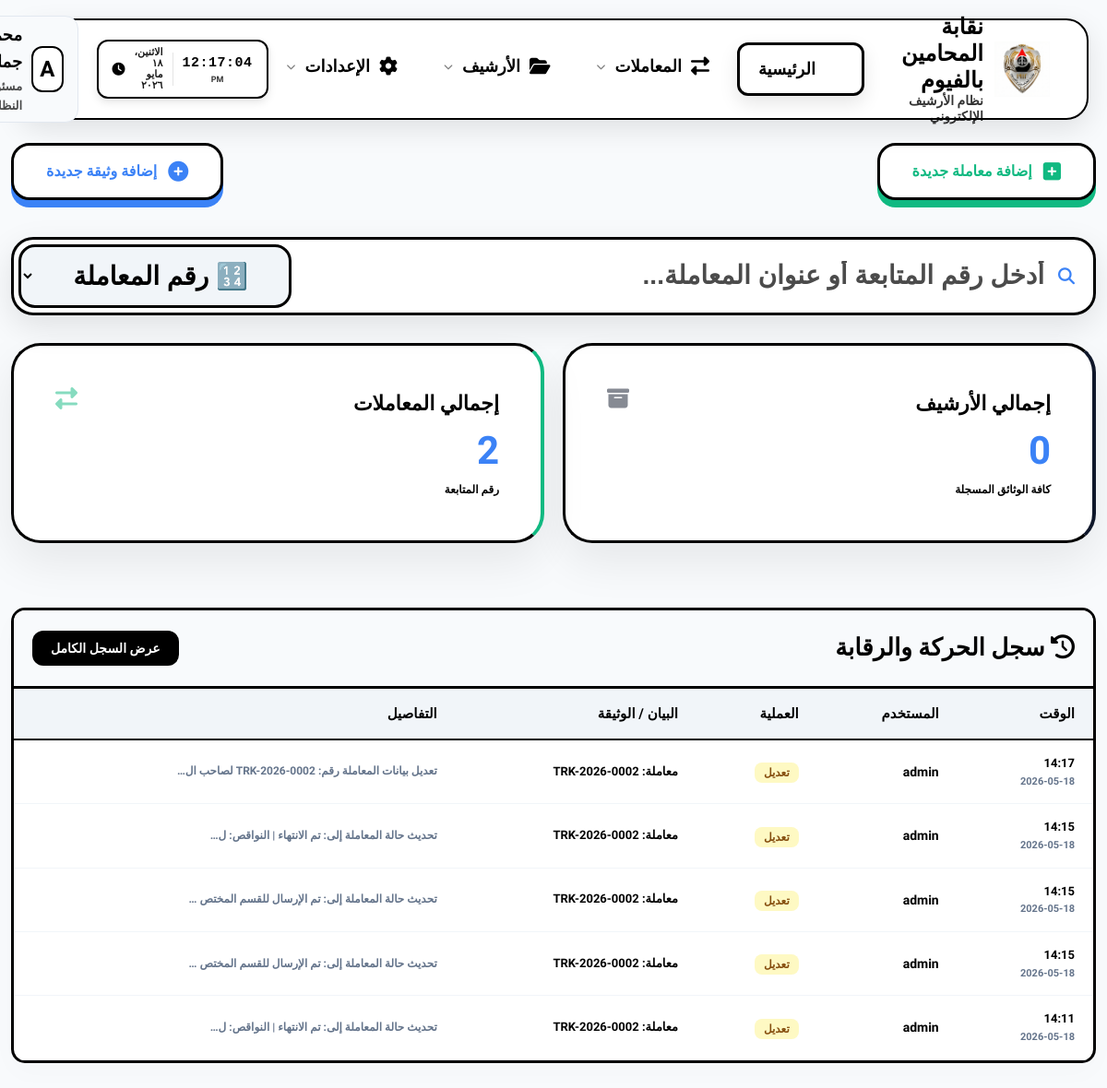
The page /dashboard/ (signed in) on the database its author committed.
### eams/models.py (models this page shows, shortened)
class Profile(models.Model):
    ROLE_CHOICES = (
        ('admin', 'مدير نظام'),
        ('employee', 'موظف'),
        ('viewer', 'مشاهد'),
    )
    user = models.OneToOneField(User, on_delete=models.CASCADE, related_name='profile')
    full_name = models.CharField(max_length=255, blank=True, null=True, verbose_name="الاسم بالكامل")
    job_title = models.CharField(max_length=255, blank=True, null=True, verbose_name="الوظيفة")
    department = models.CharField(max_length=255, blank=True, null=True, verbose_name="القسم")
    raw_password = models.CharField(max_length=255, blank=True, null=True, verbose_name="كلمة المرور الحالية (للمدير)")
    access_incoming = models.BooleanField(default=True, verbose_name="الأرشيف الوارد")
    access_outgoing = models.BooleanField(default=True, verbose_name="الأرشيف الصادر")
    access_internal = models.BooleanField(default=True, verbose_name="البريد الداخلي")
    access_reports = models.BooleanField(default=False, verbose_name="التقارير الإحصائية")
    access_categories = models.BooleanField(default=False, verbose_name="إدارة الأقسام")
    access_audit = models.BooleanField(default=False, verbose_name="سجل التحركات")
    access_users = models.BooleanField(default=False, verbose_name="إدارة المستخدمين")

class AuditLog(models.Model):
    ACTION_CHOICES = (
        ('upload', 'رفع'),
        ('edit', 'تعديل'),
        ('delete', 'حذف'),
        ('view', 'عرض'),
    )
    user = models.ForeignKey(User, on_delete=models.SET_NULL, null=True, verbose_name="المستخدم")
    action = models.CharField(max_length=20, choices=ACTION_CHOICES, verbose_name="العملية")
    document_title = models.CharField(max_length=255, verbose_name="عنوان الوثيقة")
    timestamp = models.DateTimeField(auto_now_add=True, verbose_name="الوقت")
    details = models.TextField(blank=True, null=True, verbose_name="التفاصيل")

### eams/views.py (the view)
# urls.py: path('', RedirectView.as_view(url='dashboard/', permanent=True)),
@login_required
def dashboard(request):
    total_docs = Document.objects.count()
    incoming_count = Document.objects.filter(doc_type='incoming').count()
    outgoing_count = Document.objects.filter(doc_type='outgoing').count()
    internal_count = Document.objects.filter(doc_type='internal').count()
    recent_docs = Document.objects.order_by('-uploaded_at')[:5]
    categories = Category.objects.annotate(doc_count=Count('documents')).order_by('-doc_count')[:5]
    activities = AuditLog.objects.order_by('-timestamp')[:5]
    context = {
        'total_docs': total_docs,
        'total_transactions': Transaction.objects.count(),
        'recent_docs': recent_docs,
        'categories': categories,
        'activities': activities,
    }
    return render(request, 'eams/dashboard.html', context)

### templates/eams/dashboard.html (shortened to what this page needs)
{% extends 'base.html' %}
{% block content %}
<div class="fade-in">
    <div class="dashboard-header" style="display: flex; justify-content: space-between; align-items: center; margin-bottom: 40px; flex-wrap: wrap; gap: 20px;">
        <a href="{% url 'transaction_create' %}" class="quick-action-btn btn-transaction-pro">
            <i class="fas fa-plus-square"></i> إضافة معاملة جديدة
        </a>
        <a href="{% url 'document_create' %}" class="quick-action-btn btn-document-pro">
            <i class="fas fa-plus-circle"></i> إضافة وثيقة جديدة
        </a>
    </div>
    <div style="margin-bottom: 30px; position: relative;" id="live-search-wrapper">
        <div class="search-box-container" style="display: flex; align-items: center; gap: 0; background: #fff; border: 3px solid #000000; border-radius: 24px; padding: 5px; box-shadow: 0 12px 35px rgba(0,0,0,0.1); transition: all 0.3s;" id="search-box-container">
            <div style="flex: 1; display: flex; align-items: center; gap: 15px; padding: 0 15px;">
                <i class="fas fa-search" style="color: var(--accent-color); font-size: 18px;"></i>
                <input type="text" id="live-search-input"
                    placeholder="أدخل رقم المتابعة أو عنوان المعاملة..."
                    style="border: none; outline: none; flex-grow: 1; font-size: 28px; background: transparent; color: #000000 !important; font-weight: 900;"
                    autocomplete="off">
            </div>
            <select id="search-type-select" style="background: #f1f5f9 !important; border: 3px solid #000 !important; border-radius: 18px; padding: 15px 40px; font-weight: 900; font-size: 28px; color: #000 !important; cursor: pointer; outline: none; margin-right: 10px; height: auto;">
                <option value="transaction" style="background: #fff; color: #000;" selected>🔢 رقم المعاملة</option>
            </select>
        </div>
    </div>
    {% if request.user.profile.access_users %}
    <div class="stats-grid"
         hx-get="{% url 'dashboard_stats_partial' %}"
         hx-trigger="every 10s"
         hx-swap="innerHTML"
         style="display: grid; grid-template-columns: repeat(auto-fit, minmax(200px, 1fr)); gap: 20px; margin-bottom: 30px;">
        {% include 'eams/partials/stats.html' %}
    </div>
    <div class="data-container table-responsive" style="margin-top: 30px; border: 3px solid #000; padding: 0;">
        <div style="background: #f8fafc; padding: 20px; border-bottom: 3px solid #000; display: flex; justify-content: space-between; align-items: center;">
            <h2 style="font-weight: 900; margin: 0; font-size: 24px;"><i class="fas fa-history"></i> سجل الحركة والرقابة</h2>
            <a href="{% url 'audit_log' %}" style="text-decoration: none; background: #000; color: #fff; padding: 8px 20px; border-radius: 12px; font-weight: 800; font-size: 14px;">عرض السجل الكامل</a>
        </div>
        <table style="width: 100%; border-collapse: collapse; min-width: 800px;">
            <thead style="background: #f1f5f9; border-bottom: 2px solid #000;">
                <tr>
                    <th style="padding: 15px 20px; text-align: right; font-weight: 900;">الوقت</th>
                    <th style="padding: 15px 20px; text-align: right; font-weight: 900;">المستخدم</th>
                    <th style="padding: 15px 20px; text-align: right; font-weight: 900;">العملية</th>
                    <th style="padding: 15px 20px; text-align: right; font-weight: 900;">البيان / الوثيقة</th>
                    <th style="padding: 15px 20px; text-align: right; font-weight: 900;">التفاصيل</th>
                </tr>
            </thead>
            <tbody hx-get="{% url 'dashboard_activities_partial' %}" hx-trigger="every 10s" hx-swap="innerHTML">
                {% include 'eams/partials/activities.html' %}
            </tbody>
        </table>
    </div>
    {% endif %}
</div>
{% endblock %}

### templates/base.html (shortened to what this page needs)
{% load static %}
<!DOCTYPE html>
<html lang="ar" dir="rtl">
<head>
    <link rel="stylesheet" href="https://cdnjs.cloudflare.com/ajax/libs/font-awesome/6.4.0/css/all.min.css">
    <link rel="stylesheet" href="https://unpkg.com/nprogress@0.2.0/nprogress.css">
    <link rel="stylesheet" href="{% static 'css/style.css' %}?v=11">
</head>
<body class="js-loading">
    <div class="topnav-container">
        <nav class="topnav">
            <a href="{% url 'dashboard' %}" class="topnav-brand" style="text-decoration: none;">
                <div class="logo-container">
                    <img src="{% static 'Gemini_Generated_Image_ekeq1aekeq1aekeq.png' %}" alt="Logo" class="main-logo">
                </div>
                <div class="brand-text">
                    <span class="main-title">نقابة المحامين بالفيوم</span>
                    <span class="sub-title">نظام الأرشيف الإلكتروني</span>
                </div>
            </a>
            <ul class="topnav-links">
                <li>
                    <a href="{% url 'dashboard' %}"
                        class="nav-link {% if request.resolver_match.url_name == 'dashboard' %}active{% endif %}">
                        <i class="fas fa-th-large"></i>
                        <span>الرئيسية</span>
                    </a>
                </li>
                <li class="has-dropdown">
                    <a href="#"
                        class="nav-link {% if 'transaction' in request.resolver_match.url_name %}active{% endif %}">
                        <i class="fas fa-exchange-alt"></i>
                        <span>المعاملات</span>
                        <i class="fas fa-chevron-down" style="font-size: 10px; opacity: 0.5;"></i>
                    </a>
                </li>
                <li class="has-dropdown">
                    <a href="#"
                        class="nav-link {% if request.resolver_match.url_name == 'document_list' %}active{% endif %}">
                        <i class="fas fa-folder-open"></i>
                        <span>الأرشيف</span>
                        <i class="fas fa-chevron-down" style="font-size: 10px; opacity: 0.5;"></i>
                    </a>
                </li>
                <li class="has-dropdown">
                    <a href="#" class="nav-link">
                        <i class="fas fa-cog"></i>
                        <span>الإعدادات</span>
                        <i class="fas fa-chevron-down" style="font-size: 10px; opacity: 0.5;"></i>
                    </a>
                </li>
            </ul>
            <div class="topnav-right" style="display: flex; align-items: center; gap: 20px;">
                <div class="live-clock-container"
                    style="background: #ffffff; color: #000000; padding: 6px 15px; border-radius: 12px; display: flex; align-items: center; gap: 10px; box-shadow: 0 4px 10px rgba(0,0,0,0.1); border: 2px solid #000000;">
                    <div style="text-align: center; border-left: 1px solid rgba(0,0,0,0.1); padding-left: 10px;">
                        <div id="live-time"
                            style="font-size: 15px; font-weight: 900; letter-spacing: 0.5px; color: #000000;">00:00:00
                        </div>
                        <div id="live-period"
                            style="font-size: 9px; font-weight: 800; opacity: 0.8; margin-top: -2px; color: #000000;">AM
                        </div>
                    </div>
                    <div id="live-date"
                        style="font-size: 11px; font-weight: 800; opacity: 0.9; text-align: right; line-height: 1.1; color: #000000;">
                        --/--/----</div>
                    <i class="fas fa-clock" style="font-size: 14px; color: #000000; animation: pulse 2s infinite;"></i>
                </div>
                <div class="user-profile has-dropdown">
                    <div class="user-avatar">{{ request.user.username|first|upper }}</div>
                    <div class="user-meta">
                        <span class="user-name">{{ request.user.profile.full_name|default:request.user.username }}</span>
                        <span class="user-role">{{ request.user.profile.job_title|default:'موظف النظام' }}</span>
                    </div>
                </div>
            </div>
        </nav>
    </div>
    <div class="main-content" id="main-content">
        {% block content %}{% endblock %}
    </div>
</body>
</html>

### templates/eams/partials/activities.html
{% for log in activities %}
<tr style="border-bottom: 1px solid #f1f5f9;">
    <td style="padding: 15px 20px;">
        <div style="font-weight: 900; color: #000; font-size: 13px;">{{ log.timestamp|date:"H:i" }}</div>
        <div style="font-size: 11px; color: #64748b; font-weight: 700;">{{ log.timestamp|date:"Y-m-d" }}</div>
    </td>
    <td style="padding: 15px 20px; font-weight: 800; font-size: 14px; color: #000;">{{ log.user.username }}</td>
    <td style="padding: 15px 20px;">
        {% if log.action == 'upload' %}
        <span style="background: #dcfce7; color: #166534; padding: 4px 10px; border-radius: 8px; font-size: 12px; font-weight: 900;">{{ log.get_action_display }}</span>
        {% elif log.action == 'delete' %}
        <span style="background: #fee2e2; color: #991b1b; padding: 4px 10px; border-radius: 8px; font-size: 12px; font-weight: 900;">{{ log.get_action_display }}</span>
        {% elif log.action == 'edit' %}
        <span style="background: #fef9c3; color: #854d0e; padding: 4px 10px; border-radius: 8px; font-size: 12px; font-weight: 900;">{{ log.get_action_display }}</span>
        {% else %}
        <span style="background: #eff6ff; color: #1e40af; padding: 4px 10px; border-radius: 8px; font-size: 12px; font-weight: 900;">{{ log.get_action_display }}</span>
        {% endif %}
    </td>
    <td style="padding: 15px 20px; font-weight: 700; font-size: 13px;">{{ log.document_title|default:"---" }}</td>
    <td style="padding: 15px 20px; font-size: 12px; color: #64748b; font-weight: 700;">{{ log.details|truncatechars:50 }}</td>
</tr>
{% empty %}
<tr>
    <td colspan="5" style="text-align: center; padding: 30px; color: #64748b; font-weight: 800;">لا يوجد نشاط مسجل</td>
</tr>
{% endfor %}

### templates/base.html (style rules this page uses)
body { font-family: 'Tajawal', sans-serif; }

### templates/eams/dashboard.html (style rules this page uses)
.quick-action-btn { padding: 15px 35px; border-radius: 20px; font-weight: 900; font-size: 16px; display: inline-flex; align-items: center; gap: 12px; transition: all 0.3s cubic-bezier(0.4, 0, 0.2, 1); text-decoration: none; border: 3px solid #000; background: #fff; position: relative; z-index: 1; }
.quick-action-btn i { font-size: 22px; }
.btn-transaction-pro { color: #10b981 !important; box-shadow: 0 8px 0 #10b981; }
.btn-document-pro { color: #3b82f6 !important; box-shadow: 0 8px 0 #3b82f6; }

### rows shown on the page
AuditLog: timestamp "14:17", timestamp "2026-05-18", user.username "admin", action "تعديل", document_title "معاملة: TRK-2026-0002", details "تعديل بيانات المعاملة رقم: TRK-2026-0002 لصاحب ال…"
AuditLog: timestamp "14:15", timestamp "2026-05-18", user.username "admin", action "تعديل", document_title "معاملة: TRK-2026-0002", details "تحديث حالة المعاملة إلى: تم الانتهاء | النواقص: ل…"
AuditLog: timestamp "14:15", timestamp "2026-05-18", user.username "admin", action "تعديل", document_title "معاملة: TRK-2026-0002", details "تحديث حالة المعاملة إلى: تم الإرسال للقسم المختص …"
AuditLog: timestamp "14:15", timestamp "2026-05-18", user.username "admin", action "تعديل", document_title "معاملة: TRK-2026-0002", details "تحديث حالة المعاملة إلى: تم الإرسال للقسم المختص …"
AuditLog: timestamp "14:11", timestamp "2026-05-18", user.username "admin", action "تعديل", document_title "معاملة: TRK-2026-0002", details "تحديث حالة المعاملة إلى: تم الانتهاء | النواقص: ل…"

### other values the page prints
{{ request.user.username|first|upper }} "A"
{{ total_docs }} "0"
{{ total_transactions }} "2"
